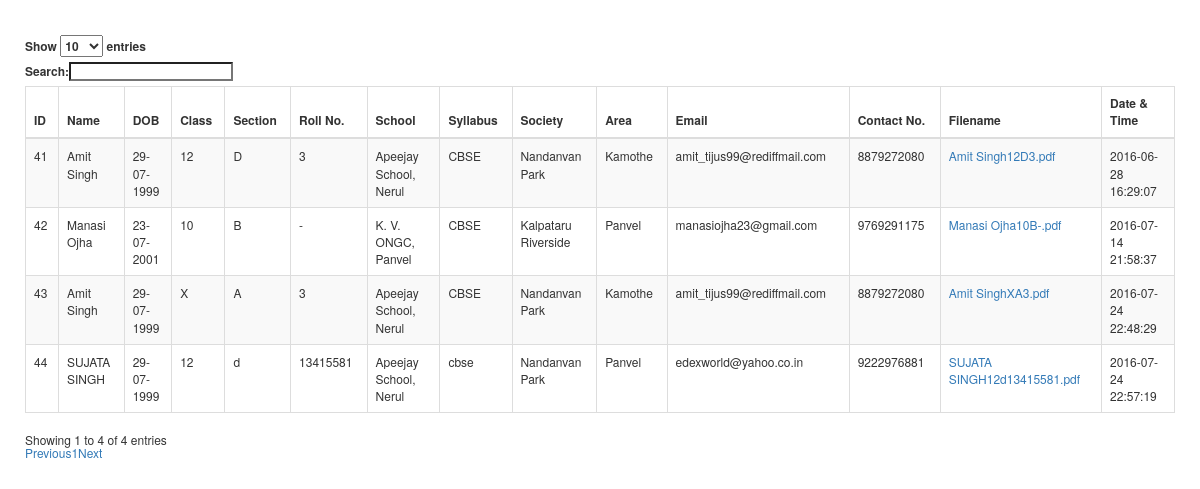
The page /survey/user_info.php on the database its author committed.
### tables this page shows
CREATE TABLE IF NOT EXISTS `users` (
  `id` int(11) NOT NULL,
  `name` varchar(25) NOT NULL,
  `dob` varchar(15) NOT NULL,
  `class` varchar(5) NOT NULL,
  `section` varchar(5) NOT NULL,
  `roll_no` varchar(11) NOT NULL,
  `school` varchar(50) NOT NULL,
  `syllabus` varchar(50) NOT NULL,
  `society` varchar(250) NOT NULL,
  `area` varchar(250) NOT NULL,
  `email` varchar(50) NOT NULL,
  `contact` varchar(12) NOT NULL,
  `filename` varchar(250) NOT NULL,
  `time` datetime NOT NULL
);

### survey/user_info.php (the view, shortened to what this page needs)
<?php
$servername = "mysql.hostinger.in";
$username = "u581423896_sujit";
$password = "1sujitamit*";
$dbname = "u581423896_survy";
$conn = new mysqli($servername, $username, $password, $dbname);
$sel_sql = "SELECT * FROM users";
$sel_res = mysqli_query($conn, $sel_sql) or die(mysqli_error($conn));
?>
<html>
    <head>
        <link rel="stylesheet" href="https://maxcdn.bootstrapcdn.com/bootstrap/3.3.6/css/bootstrap.min.css" type="text/css" />
        <link rel="stylesheet" href="https://cdn.datatables.net/1.10.12/css/dataTables.bootstrap.min.css" type="text/css" />
    </head>
    <body style="padding: 25px;" >
        <h6>
            <table id="example" style="font-size: 12px;" class="table table-striped table-bordered" cellspacing="0" width="100%">
                <thead>
                    <tr>
                        <th>ID</th>
                        <th>Name</th>
                        <th>DOB</th>
                        <th>Class</th>
                        <th>Section</th>
                        <th>Roll No.</th>
                        <th>School</th>
                        <th>Syllabus</th>
                        <th>Society</th>
                        <th>Area</th>
                        <th>Email</th>
                        <th>Contact No.</th>
                        <th>Filename</th>
                        <th>Date & Time</th>
                    </tr>
                </thead>
                <tbody>
                    <?php
                    while ($sel_row = mysqli_fetch_assoc($sel_res)) {
                        $table = "<tr>"
                                . "<td>" . $sel_row['id'] . "</td>"
                                . "<td>" . $sel_row['name'] . "</td>"
                                . "<td>" . $sel_row['dob'] . "</td>"
                                . "<td>" . $sel_row['class'] . "</td>"
                                . "<td>" . $sel_row['section'] . "</td>"
                                . "<td>" . $sel_row['roll_no'] . "</td>"
                                . "<td>" . $sel_row['school'] . "</td>"
                                . "<td>" . $sel_row['syllabus'] . "</td>"
                                . "<td>" . $sel_row['society'] . "</td>"
                                . "<td>" . $sel_row['area'] . "</td>"
                                . "<td>" . $sel_row['email'] . "</td>"
                                . "<td>" . $sel_row['contact'] . "</td>"
                                . "<td><a href = 'reports/" . $sel_row['filename'] . "'>" . $sel_row['filename'] . "</a></td>"
                                . "<td>" . $sel_row['time'] . "</td>"
                                . "</tr>";
                        echo $table;
                    }
                    ?>
                </tbody>
            </table>
        </h6>
    </body>
</html>

### rows shown on the page
users: id "41", name "Amit Singh", dob "29-07-1999", class "12", section "D", roll_no "3", school "Apeejay School, Nerul", syllabus "CBSE", society "Nandanvan Park", area "Kamothe", email "amit_tijus99@rediffmail.com", contact "8879272080", filename "Amit Singh12D3.pdf", time "2016-06-28 16:29:07"
users: id "42", name "Manasi Ojha", dob "23-07-2001", class "10", section "B", roll_no "-", school "K. V. ONGC, Panvel", syllabus "CBSE", society "Kalpataru Riverside", area "Panvel", email "manasiojha23@gmail.com", contact "9769291175", filename "Manasi Ojha10B-.pdf", time "2016-07-14 21:58:37"
users: id "43", name "Amit Singh", dob "29-07-1999", class "X", section "A", roll_no "3", school "Apeejay School, Nerul", syllabus "CBSE", society "Nandanvan Park", area "Kamothe", email "amit_tijus99@rediffmail.com", contact "8879272080", filename "Amit SinghXA3.pdf", time "2016-07-24 22:48:29"
users: id "44", name "SUJATA SINGH", dob "29-07-1999", class "12", section "d", roll_no "13415581", school "Apeejay School, Nerul", syllabus "cbse", society "Nandanvan Park", area "Panvel", email "edexworld@yahoo.co.in", contact "9222976881", filename "SUJATA SINGH12d13415581.pdf", time "2016-07-24 22:57:19"
